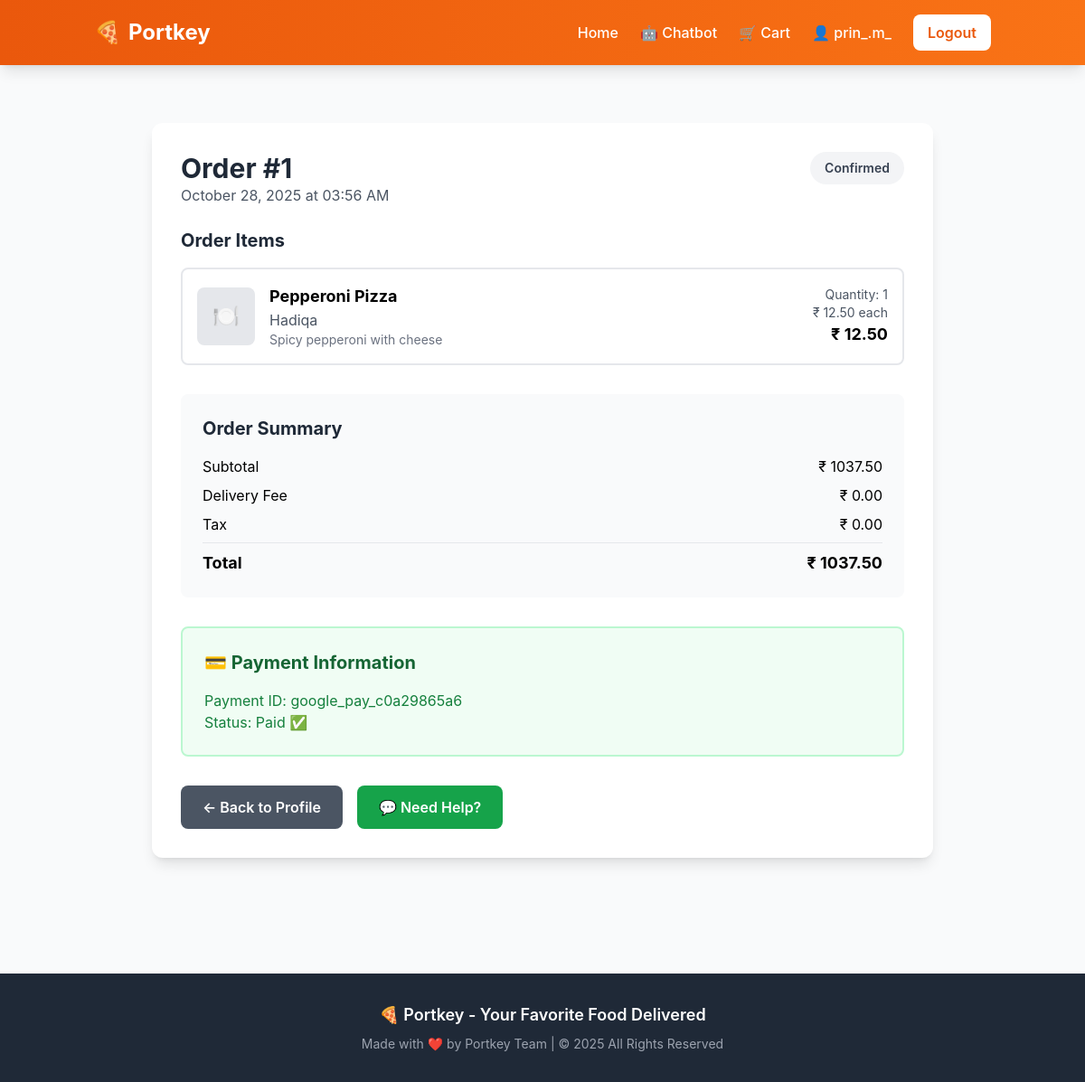
The page /order/1 (signed in) on the database its author committed.
### models.py (models this page shows, shortened)
class User(Base):
    __tablename__ = 'users'
    id = Column(Integer, primary_key=True, autoincrement=True)
    username = Column(String(50), unique=True, nullable=False, index=True)
    email = Column(String(100), unique=True, nullable=False, index=True)
    password_hash = Column(String(200), nullable=False)
    created_at = Column(DateTime, default=datetime.utcnow, nullable=False)
    cart_items = relationship("CartItem", back_populates="user", cascade="all, delete-orphan")
    orders = relationship("Order", back_populates="user", cascade="all, delete-orphan")
    feedback = relationship("Feedback", back_populates="user", cascade="all, delete-orphan")
    delivery_feedback = relationship("DeliveryFeedback", back_populates="user", cascade="all, delete-orphan")

class Order(Base):
    __tablename__ = 'orders'
    id = Column(Integer, primary_key=True, autoincrement=True)
    user_id = Column(Integer, ForeignKey('users.id'), nullable=True, index=True)
    total_amount = Column(DECIMAL(10, 2), nullable=False)  # Total in INR
    status = Column(String(50), nullable=False, default='confirmed')  # confirmed, preparing, ready, out_for_delivery, delivered, cancelled
    delivery_address = Column(String(500), nullable=True)
    payment_id = Column(String(100), nullable=True)  # Razorpay payment ID
    created_at = Column(DateTime, default=datetime.utcnow, nullable=False)
    updated_at = Column(DateTime, default=datetime.utcnow, onupdate=datetime.utcnow, nullable=False)
    user = relationship("User", back_populates="orders")
    order_items = relationship("OrderItem", back_populates="order", cascade="all, delete-orphan")
    feedback = relationship("Feedback", back_populates="order", uselist=False, cascade="all, delete-orphan")
    delivery_feedback = relationship("DeliveryFeedback", back_populates="order", uselist=False, cascade="all, delete-orphan")

class OrderItem(Base):
    __tablename__ = 'order_items'
    id = Column(Integer, primary_key=True, autoincrement=True)
    order_id = Column(Integer, ForeignKey('orders.id'), nullable=False, index=True)
    menu_item_id = Column(Integer, ForeignKey('menu_items.id'), nullable=False, index=True)
    quantity = Column(Integer, nullable=False)
    unit_price = Column(DECIMAL(10, 2), nullable=False)  # Price at time of order
    subtotal = Column(DECIMAL(10, 2), nullable=False)
    order = relationship("Order", back_populates="order_items")
    menu_item = relationship("MenuItem")

class MenuItem(Base):
    __tablename__ = 'menu_items'
    id = Column(Integer, primary_key=True, autoincrement=True)
    restaurant_id = Column(Integer, ForeignKey('restaurants.id'), nullable=False, index=True)
    name = Column(String(100), nullable=False, index=True)
    description = Column(String(500), nullable=False)
    price = Column(DECIMAL(10, 2), nullable=False)
    category = Column(String(50), nullable=False, index=True)  # e.g., "Appetizer", "Main", "Dessert", "Beverage"
    availability = Column(Boolean, default=True, nullable=False)
    stock_quantity = Column(Integer, default=100, nullable=False)  # Available stock
    restaurant = relationship("Restaurant", back_populates="menu_items")
    cart_items = relationship("CartItem", back_populates="menu_item", cascade="all, delete-orphan")

class Restaurant(Base):
    __tablename__ = 'restaurants'
    id = Column(Integer, primary_key=True, autoincrement=True)
    name = Column(String(100), nullable=False, index=True)
    address = Column(String(200), nullable=False)
    contact = Column(String(50), nullable=False)
    operating_hours = Column(String(100), nullable=False)  # e.g., "Mon-Sun: 10AM-10PM"
    cuisine_type = Column(String(50), nullable=False, index=True)  # e.g., "Italian", "Chinese"
    menu_items = relationship("MenuItem", back_populates="restaurant", cascade="all, delete-orphan")

### app.py (the view)
@app.route('/order/<int:order_id>')
@login_required
def order_details(order_id):
    db = SessionLocal()
    try:
        user = get_current_user()
        order = db.query(Order).filter_by(id=order_id, user_id=user.id).first()
        if not order:
            flash('Order not found.', 'error')
            return redirect(url_for('profile'))
        cart_count = get_cart_count()
        return render_template('order_details.html', order=order, cart_count=cart_count, user=user)
    finally:
        db.close()

### app.py (called while the page is built, shortened)
def login_required(f):
    @wraps(f)
    def decorated_function(*args, **kwargs):
        if 'user_id' not in session:
            flash('Please login to access this page.', 'info')
            return redirect(url_for('login'))
        return f(*args, **kwargs)
    return decorated_function

def get_current_user():
    if 'user_id' not in session:
        return None
    db = SessionLocal()
    try:
        user = db.query(User).filter_by(id=session['user_id']).first()
        return user
    finally:
        db.close()

def get_cart_count():
    session_id = session.get('session_id')
    if not session_id:
        return 0

### templates/order_details.html (shortened to what this page needs)
{% extends "base.html" %}
{% block content %}
<div class="container mx-auto px-4 py-8 max-w-4xl">
    <div class="bg-white rounded-xl shadow-lg p-8">
        <div class="flex justify-between items-start mb-6">
            <div>
                <h1 class="text-3xl font-bold text-gray-800">Order #{{ order.id }}</h1>
                <p class="text-gray-600">{{ order.created_at.strftime('%B %d, %Y at %I:%M %p') if order.created_at else 'N/A' }}</p>
            </div>
            <span class="px-4 py-2 rounded-full text-sm font-semibold
                {% if order.status == 'delivered' %}bg-green-100 text-green-700
                {% elif order.status == 'out_for_delivery' %}bg-blue-100 text-blue-700
                {% elif order.status == 'preparing' %}bg-yellow-100 text-yellow-700
                {% elif order.status == 'ready' %}bg-purple-100 text-purple-700
                {% else %}bg-gray-100 text-gray-700{% endif %}">
                {{ order.status.title() }}
            </span>
        </div>
        <div class="mb-8">
            <h2 class="text-xl font-bold text-gray-800 mb-4">Order Items</h2>
            <div class="space-y-4">
                {% for item in order.order_items %}
                <div class="flex items-center justify-between p-4 border-2 border-gray-200 rounded-lg">
                    <div class="flex items-center space-x-4">
                        <div class="w-16 h-16 bg-gray-200 rounded-lg flex items-center justify-center">
                            <span class="text-2xl">🍽️</span>
                        </div>
                        <div>
                            <h3 class="font-bold text-lg">{{ item.menu_item.name if item.menu_item else 'Unknown Item' }}</h3>
                            <p class="text-gray-600">{{ item.menu_item.restaurant.name if item.menu_item and item.menu_item.restaurant else 'Unknown Restaurant' }}</p>
                            {% if item.menu_item %}
                            <p class="text-sm text-gray-500">{{ item.menu_item.description }}</p>
                            {% endif %}
                        </div>
                    </div>
                    <div class="text-right">
                        <p class="text-sm text-gray-600">Quantity: {{ item.quantity }}</p>
                        <p class="text-sm text-gray-600">₹ {{ "%.2f"|format(item.unit_price) }} each</p>
                        <p class="font-bold text-lg">₹ {{ "%.2f"|format(item.subtotal) }}</p>
                    </div>
                </div>
                {% endfor %}
            </div>
        </div>
        <div class="bg-gray-50 rounded-lg p-6 mb-8">
            <h2 class="text-xl font-bold text-gray-800 mb-4">Order Summary</h2>
            <div class="space-y-2">
                <div class="flex justify-between">
                    <span>Subtotal</span>
                    <span>₹ {{ "%.2f"|format(order.total_amount) }}</span>
                </div>
                <div class="flex justify-between">
                    <span>Delivery Fee</span>
                    <span>₹ 0.00</span>
                </div>
                <div class="flex justify-between">
                    <span>Tax</span>
                    <span>₹ 0.00</span>
                </div>
                <hr class="my-2">
                <div class="flex justify-between font-bold text-lg">
                    <span>Total</span>
                    <span>₹ {{ "%.2f"|format(order.total_amount) }}</span>
                </div>
            </div>
        </div>
        {% if order.payment_id %}
        <div class="bg-green-50 border-2 border-green-200 rounded-lg p-6 mb-8">
            <h2 class="text-xl font-bold text-green-800 mb-4">💳 Payment Information</h2>
            <p class="text-green-700">Payment ID: {{ order.payment_id }}</p>
            <p class="text-green-700">Status: Paid ✅</p>
        </div>
        {% endif %}
        <div class="flex flex-wrap gap-4">
            <a href="/profile" class="bg-gray-600 text-white px-6 py-3 rounded-lg font-semibold hover:bg-gray-700">← Back to Profile</a>
            <a href="/chatbot-page" class="bg-green-600 text-white px-6 py-3 rounded-lg font-semibold hover:bg-green-700">💬 Need Help?</a>
        </div>
    </div>
</div>
{% endblock %}

### templates/base.html (shortened to what this page needs)
<!DOCTYPE html>
<html lang="en">
<head>
    <script src="https://cdn.tailwindcss.com"></script>
</head>
<body class="bg-gray-50 min-h-screen">
    <nav class="bg-gradient-to-r from-orange-600 to-orange-500 text-white shadow-lg sticky top-0 z-50">
        <div class="container mx-auto px-4 py-4">
            <div class="flex justify-between items-center">
                <a href="/" class="text-2xl font-bold flex items-center space-x-2 hover:scale-105 transition">
                    <span>🍕</span>
                    <span>Portkey</span>
                </a>
                <div class="flex items-center space-x-6">
                    <a href="/" class="nav-link hover:underline font-medium">Home</a>
                    <a href="/chatbot-page" class="nav-link hover:underline font-medium">🤖 Chatbot</a>
                    <a href="/cart" class="nav-link hover:underline font-medium flex items-center space-x-1">
                        <span>🛒 Cart</span>
                    </a>
                    {% if user %}
                        <span class="font-medium">👤 {{ user.username }}</span>
                        <a href="/logout" class="bg-white text-orange-600 px-4 py-2 rounded-lg hover:bg-orange-50 transition font-semibold">Logout</a>
                    {% else %}
                        <a href="/login" class="bg-white text-orange-600 px-4 py-2 rounded-lg hover:bg-orange-50 transition font-semibold">Login</a>
                        <a href="/register" class="bg-orange-700 px-4 py-2 rounded-lg hover:bg-orange-800 transition font-semibold">Sign Up</a>
                    {% endif %}
                </div>
            </div>
        </div>
    </nav>
    <main class="container mx-auto px-4 py-8">
        {% block content %}{% endblock %}
    </main>
    <footer class="bg-gray-800 text-white mt-16 py-8">
        <div class="container mx-auto px-4 text-center">
            <p class="text-lg font-semibold mb-2">🍕 Portkey - Your Favorite Food Delivered</p>
            <p class="text-gray-400 text-sm">Made with ❤️ by Portkey Team | © 2025 All Rights Reserved</p>
        </div>
    </footer>
</body>
</html>

### templates/base.html (style rules this page uses)
body { font-family: 'Inter', system-ui, -apple-system, sans-serif; }

### rows shown on the page
User: username "prin_.m_"
Order: id "1", created_at "October 28, 2025 at 03:56 AM", status "Confirmed", total_amount "1037.50", payment_id "google_pay_c0a29865a6"
OrderItem: menu_item "Pepperoni Pizza", menu_item.restaurant "Hadiqa", menu_item.description "Spicy pepperoni with cheese", quantity "1", unit_price "12.50", subtotal "12.50"
